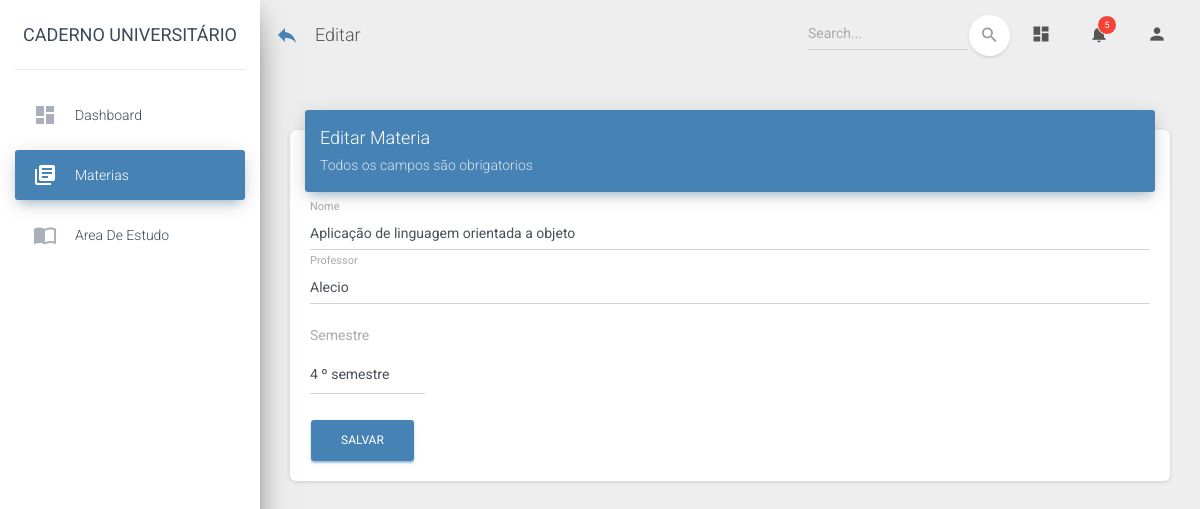
Page /index.php/materias/editar/23 on the committed database.
### tables this page shows
CREATE TABLE `materias` (
  `id` int(11) NOT NULL,
  `nome` varchar(255) DEFAULT NULL,
  `semestre` int(2) DEFAULT NULL,
  `prof` varchar(255) DEFAULT NULL,
  `data_inclusao` int(12) DEFAULT NULL,
  `data_alteracao` int(12) DEFAULT NULL
);

### application/controllers/materias.php (called while the page is built, shortened)
<?php
class Materias extends MY_Controller {
	function __construct(){
		$this->load->model('materias_model');
		$this->load->library('form_validation');
		$this->load->helper(['url', 'form']);
	}
	public function editar(){
		if(!$this->input->post()){
			$data = [
				'title'=>[
					'menu' => 'Materias',
					'page' => 'Editar',
					'urlBack' => $_SERVER['HTTP_REFERER']
				],
				'materia' => $this->materias_model->getById($this->uri->segment(3))
			];
			$this->load->view('materias/editar', $data);
		}
	}
}

### index.php (called while the page is built, shortened)
<?php
require_once BASEPATH.'core/CodeIgniter.php';

### application/models/materias_model.php (called while the page is built, shortened)
<?php
class materias_model extends CI_Model {
	public function getById($id){
		$query = $this->db->where('id', $id)
 						  ->get('materias');
		return $query->first_row();
	}
}

### application/views/materias/editar.php (the view, shortened to what this page needs)
<div class="content">
    <div class="container-fluid">
      	<div class="row">
        	<div class="col-md-12">
          		<div class="card">
            		<div class="card-header card-header-primary">
	              		<h4 class="card-title">Editar Materia</h4>
	              		<p class="card-category">Todos os campos são obrigatorios</p>
	            	</div>
		            <div class="card-body">
		                <form action="editar" method="POST">
			                <div class="row">
			                  	<div class="col-md-12">
			                    	<div class="form-group">
			                     		<label class="bmd-label-floating">Nome</label>
			                      		<input name="nome"  type="text" class="form-control" value="<?php echo $materia->nome ?>">
			                    	</div>
			                  	</div>
			                </div>
			                <div class="row">
			                  	<div class="col-md-12">
			                    	<div class="form-group">
			                     		<label class="bmd-label-floating">Professor</label>
			                      		<input name="prof" type="text" class="form-control" value="<?php echo $materia->prof ?>">
			                    	</div>
			                  	</div>
			                </div>
			                <div class="row">
			                  	<div class="col-md-2">
			                    	<div class="form-group">
			                    		<div class="form-group">
			                     		<label>Semestre</label>
			                      		<select name="semestre" class="form-control">
			                      		<?php for($i = 1; $i <= 12; $i++){
			                      				if($i == $materia->semestre){?>
			                      					<option selected> <?php echo $i?> º semestre</option>
			                      			<?php }else{ ?>
			                      					<option> <?php echo $i?> º semestre</option>
			                      		<?php } }?>
			                      		</select>
			                    	</div>
			                    	</div>
			                  	</div>
			                </div>
			                <button type="submit" class="btn btn-primary">Salvar</button>
		                </form>
           		 	</div>
          		</div>
        	</div>
      	</div>
    </div>
</div>

### rows in the picture
materias: nome "Aplicação de linguagem orientada a objeto", prof "Alecio", semestre "4 º semestre"

### other values in the picture
$title['page'] "Editar"
